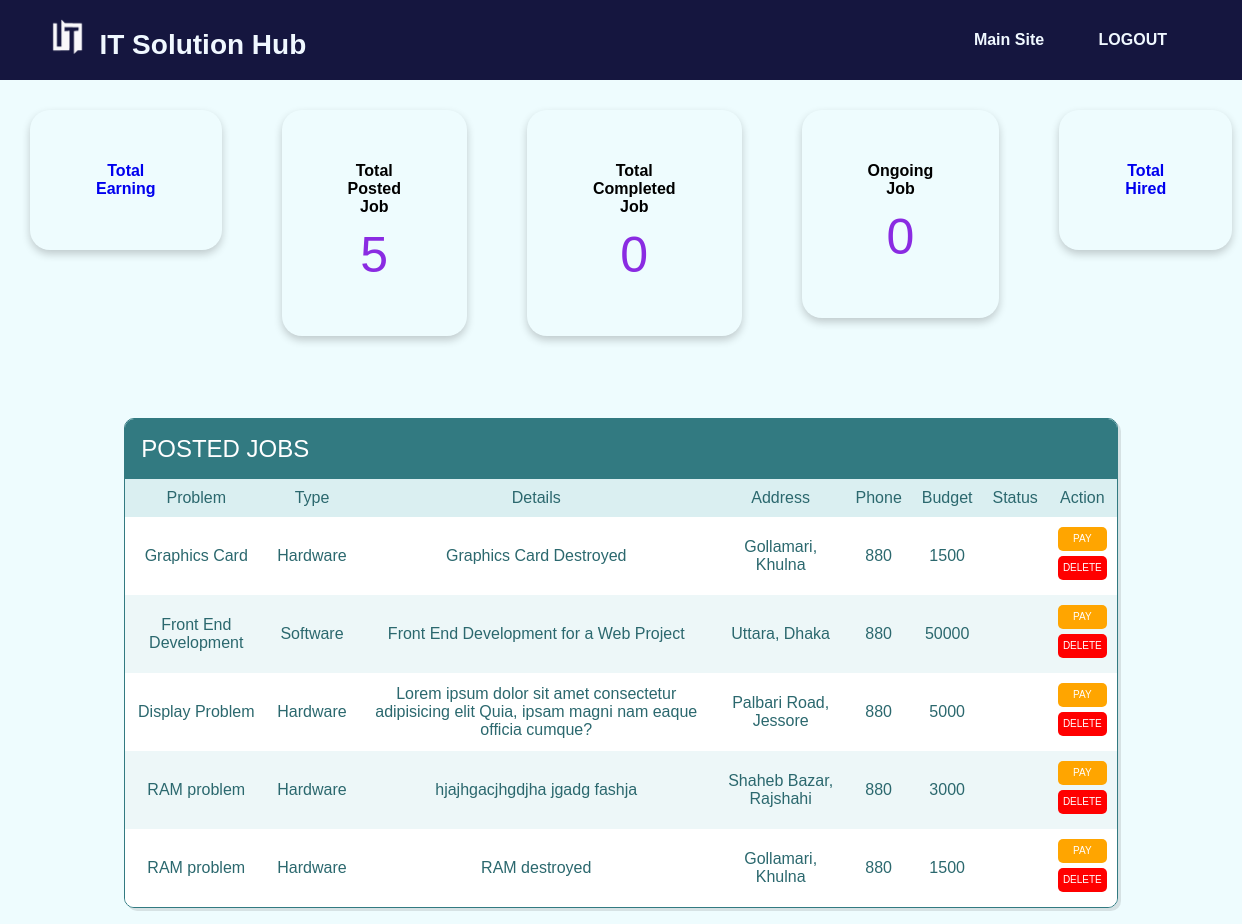
Screenshot of /AdminPanel/index.php (signed in) with the database file from the repository.
### tables this page shows
CREATE TABLE `jobs` (
  `job_id` int(50) NOT NULL,
  `email` varchar(50) NOT NULL,
  `phone_no` int(50) NOT NULL,
  `prblm_name` varchar(50) NOT NULL,
  `details` varchar(200) NOT NULL,
  `prblm_type` varchar(50) NOT NULL,
  `dev_type` varchar(50) NOT NULL,
  `dev_model` varchar(50) NOT NULL,
  `street` varchar(50) NOT NULL,
  `street_number` int(15) NOT NULL,
  `city_name` varchar(50) NOT NULL,
  `post_code` int(15) NOT NULL,
  `max_budget` int(10) NOT NULL,
  `negotiable` varchar(50) NOT NULL,
  `j_status` varchar(2) NOT NULL,
  `assigned_email` varchar(50) NOT NULL,
  `customer_payment` int(50) NOT NULL,
  `bkash_no` int(15) NOT NULL,
  `cp_date` int(11) NOT NULL DEFAULT current_timestamp(),
  `job_accept` int(50) NOT NULL,
  `job_done` int(50) NOT NULL,
  `ja_date` varchar(15) NOT NULL DEFAULT current_timestamp()
);

### AdminPanel/index.php (the view, shortened to what this page needs)
<!DOCTYPE html>
<html lang="en">
<head>
    <link rel="stylesheet" href="css/posted_job.css">
    <link rel="stylesheet" href="css/index.css">
    <link rel="stylesheet" href="..//css/header.css">
    <link rel="stylesheet" href="..//css/login.css">
</head>
<body>
    <?php
    include('nav.php');
    $r2 = mysqli_query($conn, "SELECT * from jobs");
    $r3 = mysqli_query($conn, "SELECT * from jobs where j_status = 1");
    $r4 = mysqli_query($conn, "SELECT * from jobs where j_status = 2");
    $c2 = mysqli_num_rows($r2);
    $c3 = mysqli_num_rows($r3);
    $c4 = mysqli_num_rows($r4);
    $q = "SELECT * from jobs";
    $res = mysqli_query($conn, $q);
?>
      <div class="bg-ash">
        <div class="content-wrapper">
<div class="cont">
    <div class="card_ap">
        <div class="container">
            <h4><b><a href="transaction.php">Total Earning</a></b></h4>
        </div>
    </div>
    <div class="card_ap">
        <div class="container">
            <h4><b>Total Posted Job</b></h4>
            <p><?php echo $c2 ?></p>
        </div>
    </div>
    <div class="card_ap">
        <div class="container">
            <h4><b>Total Completed Job</b></h4>
            <p><?php echo $c4 ?></p>
        </div>
    </div>
    <div class="card_ap">
        <div class="container">
            <h4><b>Ongoing Job</b></h4>
            <p><?php echo $c3 ?></p>
        </div>
    </div>
      <div class="card_ap">
        <div class="container">
            <h4><b><a href="hiring_list.php">Total Hired</a></b></h4>
        </div>
    </div>
</div>
<br><br>
<div class="table-users">
   <div class="header">Posted Jobs
   </div>
   <table cellspacing="0">
      <tr>
         <th>Problem</th>
         <th>Type</th>
         <th>Details</th>
         <th>Address</th>
         <th>Phone</th>
         <th >Budget</th>
         <th >Status</th>
         <th >Action</th>
      </tr>
        <?php
        while ( $rows = mysqli_fetch_assoc($res)) {
        ?>
        <tr>
            <td> <?php echo $rows['prblm_name']; ?> </td>
            <td> <?php echo $rows['prblm_type']; ?> </td>
            <td> <?php echo $rows['details']; ?> </td>
            <td> <?php echo $rows['street'].", ".$rows['city_name']; ?> </td>
            <td> <?php echo $rows['phone_no']; ?> </td>
            <td> <?php echo $rows['max_budget']; ?> </td>
            <td> <?php echo $rows['j_status']; ?> </td>
            <td class="act_btn">
                <a href="">PAY</a>
                <a href="..//be_delete_posted_job_t.php?job_id=<?php echo $rows['job_id']?>">DELETE</a>
            </td>
        </tr>
        <?php } ?>
   </table>
</div>
</body>
</html>

### AdminPanel/css/posted_job.css (style rules this page uses)
body { background-color: #b8f4fc3b; }
body * { box-sizing: border-box; font-family: "Josefin Sans", sans-serif; font-size: 100%; vertical-align: baseline; }
.header { display: flex; background-color: #327a81; color: white; font-size: 1.5em; padding: 1rem; text-align: center; text-transform: uppercase; justify-content: space-between; }
.table-users { border: 1px solid #327a81; border-radius: 10px; box-shadow: 3px 3px 0 rgba(0, 0, 0, 0.1); max-width: calc(100% - 1em); margin: 1em auto; overflow: hidden; width: 80vw; }
table { width: 100%; }
table td, table th { color: #2b686e; padding: 10px; }
table td { text-align: center; vertical-align: middle; }
table td:last-child { font-size: 0.95em; line-height: 1.4; text-align: left; }
table th { background-color: #daeff1; font-weight: 300; }
table tr:nth-child(2n) { background-color: white; }
table tr:nth-child(2n + 1) { background-color: #edf7f8; }
.act_btn { display: flex; flex-direction: column; justify-content: space-between; }
.act_btn a { text-decoration: none; text-align: center; border-radius: 5px; padding: 5px; font-size: 10px; color: white; margin-bottom: 5px; }
.act_btn a:first-child { background-color: orange; }
.act_btn a:last-child { background-color: red; }

### AdminPanel/css/index.css (style rules this page uses)
.card_ap { margin: 30px; height: fit-content; width: fit-content; border-radius: 20px; padding: 50px; text-align: center; box-shadow: 0 4px 8px 0 rgba(0, 0, 0, 0.2); transition: 0.3s; }
.container { padding: 2px 16px; }
.cont { display: flex; justify-content: space-around; }
.card_ap p { margin-top: 10px; font-size: 50px; color: blueviolet; }
.card_ap a { cursor: pointer; text-decoration: none; }
a { text-decoration: none !important; }

### css/header.css (style rules this page uses)
* { padding: 0; margin: 0; box-sizing: border-box; font-family: "Josefin Sans", sans-serif; }

### css/login.css (style rules this page uses)
body { margin: 0; padding: 0; font-family: var(--body-font); font-size: var(--normal-font-size); }

### rows the page displays
jobs: prblm_name "Graphics Card", prblm_type "Hardware", details "Graphics Card Destroyed", street "Gollamari", city_name "Khulna", phone_no "880", max_budget "1500"
jobs: prblm_name "Front End Development", prblm_type "Software", details "Front End Development for a Web Project", street "Uttara", city_name "Dhaka", phone_no "880", max_budget "50000"
jobs: prblm_name "Display Problem", prblm_type "Hardware", details "Lorem ipsum dolor sit amet consectetur adipisicing elit Quia, ipsam magni nam eaque officia cumque?", street "Palbari Road", city_name "Jessore", phone_no "880", max_budget "5000"
jobs: prblm_name "RAM problem", prblm_type "Hardware", details "hjajhgacjhgdjha jgadg fashja", street "Shaheb Bazar", city_name "Rajshahi", phone_no "880", max_budget "3000"
jobs: prblm_name "RAM problem", prblm_type "Hardware", details "RAM destroyed", street "Gollamari", city_name "Khulna", phone_no "880", max_budget "1500"

### other values shown
$c2 "5"
$c4 "0"
$c3 "0"
